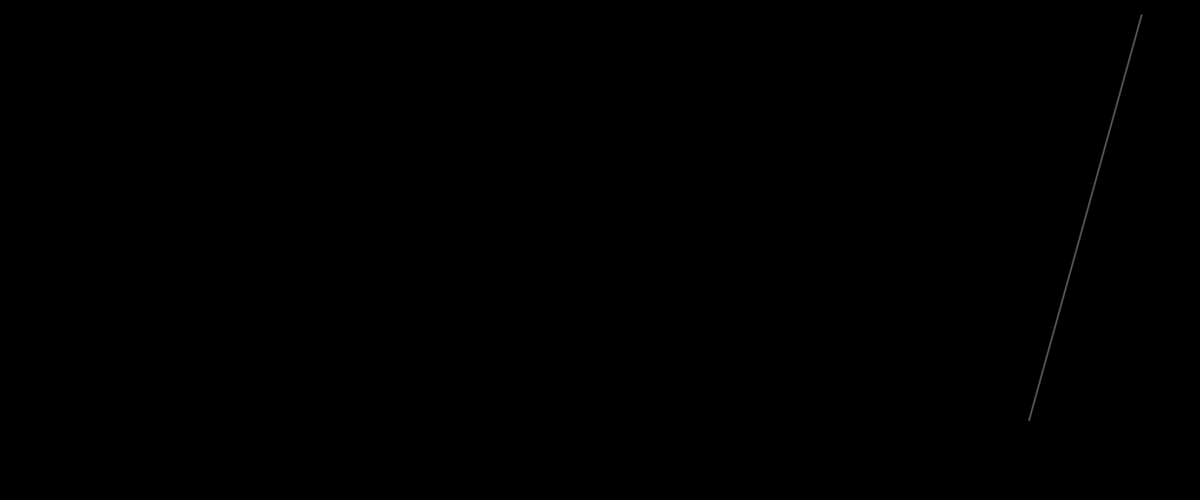
Frame 1 (no input)
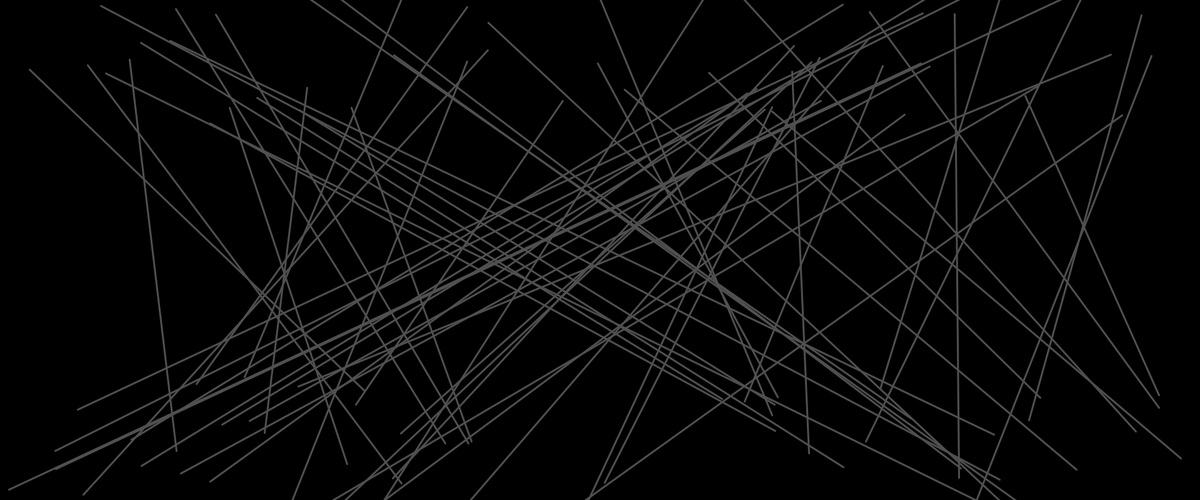
Frame 60 (the mouse pressed at the canvas centre just before this capture)
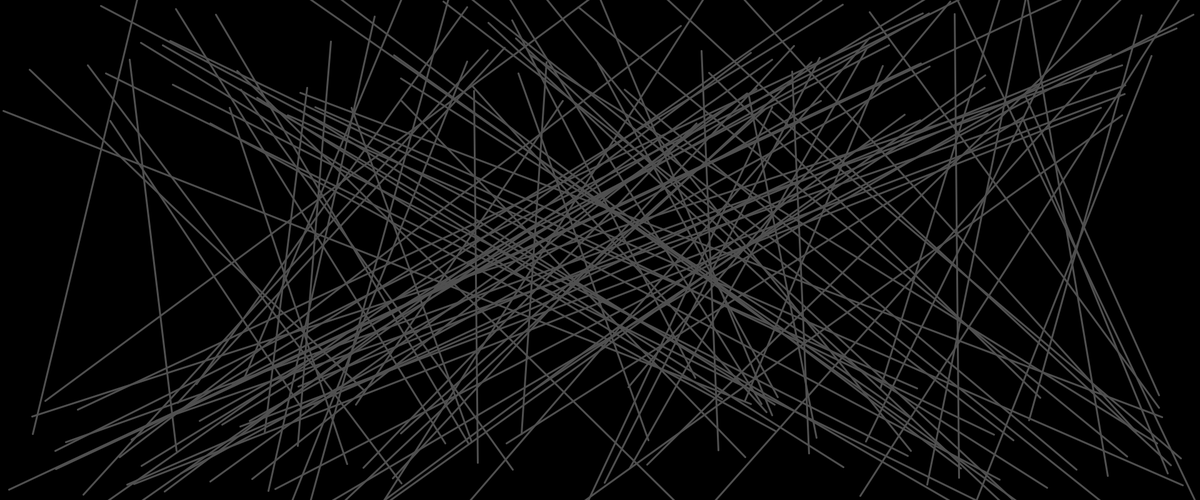
Frame 120 (the mouse held since frame 60 and released just before this capture)

The Processing sketch that drew these frames (run headless with seeded random() and noise(); from frame 60 on, the mouse is pressed at the canvas centre):

// Processing sketch: line
// ── line.pde
int i = 0;

void setup() {
  size(1920,800);
  //noStroke();
  smooth();
  background(0);
  //noLoop();
  rectMode(CENTER);
    frameRate(20);
}

void draw() {
  drawStar(random(width), random(height),60);
  //drawStar(300, 300, 60);
  if(i < 700){
    i = i + 1;
  }else{
    fill(0);
    noStroke();
    rect(960, 400, width, height);
    i = 0;
  }

}

void drawStar(float x, float y, int z) {
  stroke(80);
  strokeWeight(3);
  fill(20);


  line(random(0, 1920), random(-30, 200),random(0, 1920), random(600, 830));




  }
